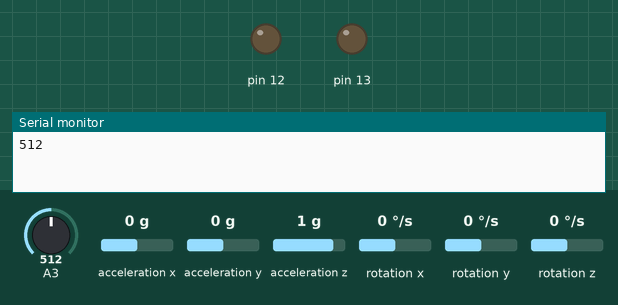
The sketch below on a simulated Arduino Uno, built with avr-gcc and run on an emulated ATmega328P. On the bench: output pins drawn as LEDs (lit = HIGH), the last lines printed to the serial monitor. The inputs (shaded band) are chosen by the test bench; at power-on: A3 = 512, acceleration x 0 g, acceleration y 0 g, acceleration z 1 g, rotation x 0 °/s, rotation y 0 °/s, rotation z 0 °/s.

Above: at 3.1 s.
At 3.6 s:
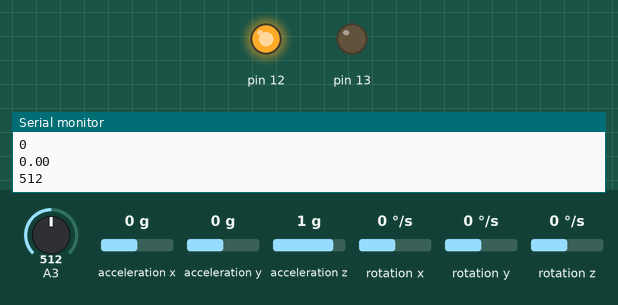
Timing chart, 0 to 5.1 s (numbered marks = the images above):
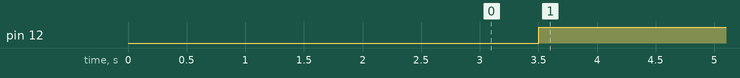

The sketch:

acc1.ino
```cpp
/*
 *
 * This code is basic usage MPU-6050 Accelerometer and Gyroscope
 *
 * This code displays all data:
 * -GyroScopeX, Gyro Y, Gyro Z
 * -Gyro Angle X, Gyro Angle Y, Gyro Angle Z
 * -Accel X, Accel Y, Accel Z
 * -Accel Angle X, Accel Angle Y,Accel Angle Z,
 *
 * Library and code have been taken from:
 * https://github.com/tockn/MPU6050_tockn
 *
 * Updated by Ahmad Shamshiri on July 03, 2018 in Ajax, Ontario, Canada
 * for Robojax.com
 * Get this code from Robojax.com
 * Watch video instruction for this code at:https://youtu.be/uhh7ik02aDc
 *
 */
#include <MPU6050_tockn.h>
#include <Wire.h>

MPU6050 mpu6050(Wire);

long timer = 0;
float x,y,z,cb;
int count=0,target=20;

void setup() {
  Serial.begin(9600);
  Wire.begin();
  mpu6050.begin();
  mpu6050.calcGyroOffsets(true);
  pinMode(12,OUTPUT);
  pinMode(13,OUTPUT);
}

void loop() {
  int ldr=analogRead(A3);
  Serial.println(ldr);
  delay(500);
  mpu6050.update();

  if(millis() - timer > 1000){
    /*
    Serial.println("=======================================================");
    Serial.print("temp : ");Serial.println(mpu6050.getTemp());
    Serial.print("accX : ");Serial.print(mpu6050.getAccX());
    Serial.print("  accY : ");Serial.print(mpu6050.getAccY());
    Serial.print("  accZ : ");Serial.println(mpu6050.getAccZ());

    Serial.print("gyroX : ");Serial.print(mpu6050.getGyroX());
    Serial.print("  gyroY : ");Serial.print(mpu6050.getGyroY());
    Serial.print("  gyroZ : ");Serial.println(mpu6050.getGyroZ());

    Serial.print("accAngleX : ");Serial.print(mpu6050.getAccAngleX());
    Serial.print("  accAngleY : ");Serial.println(mpu6050.getAccAngleY());

    Serial.print("gyroAngleX : ");Serial.print(mpu6050.getGyroAngleX());
    Serial.print("  gyroAngleY : ");Serial.print(mpu6050.getGyroAngleY());
    Serial.print("  gyroAngleZ : ");Serial.println(mpu6050.getGyroAngleZ());

    Serial.print("angleX : ");Serial.print(mpu6050.getAngleX());
    Serial.print("  angleY : ");Serial.print(mpu6050.getAngleY());
    Serial.print("  angleZ : ");Serial.println(mpu6050.getAngleZ());
    Serial.println("=======================================================");
    */
    timer = millis();

    if((mpu6050.getGyroAngleX()-x>3.5||mpu6050.getGyroAngleX()-x<(-3.5)||mpu6050.getGyroAngleY()-y<(-3.5)||mpu6050.getGyroAngleY()-y>3.5||mpu6050.getGyroAngleZ()-z<(-3.5)||mpu6050.getGyroAngleZ()-z>3.5)&&(ldr>200))
    {
    count=count+2;
    }
   else if((mpu6050.getGyroAngleX()-x>3.5||mpu6050.getGyroAngleX()-x<(-3.5)||mpu6050.getGyroAngleY()-y<(-3.5)||mpu6050.getGyroAngleY()-y>3.5||mpu6050.getGyroAngleZ()-z<(-3.5)||mpu6050.getGyroAngleZ()-z>3.5)&&(ldr<200))
    {
    count=count+1;
    }
    Serial.println(count);
    cb=(count/20);
    Serial.println(cb);
    if(count>target)
    {
        digitalWrite(13,HIGH);
        digitalWrite(12,LOW);
    }
    else
    {
        digitalWrite(12,HIGH);
        digitalWrite(13,LOW);

    }

    x=mpu6050.getGyroAngleX();
    y=mpu6050.getGyroAngleY();
    z=mpu6050.getGyroAngleZ();

    }

}
```

Measured:
- by itself, pin 12: LOW → HIGH at 3.5 s
